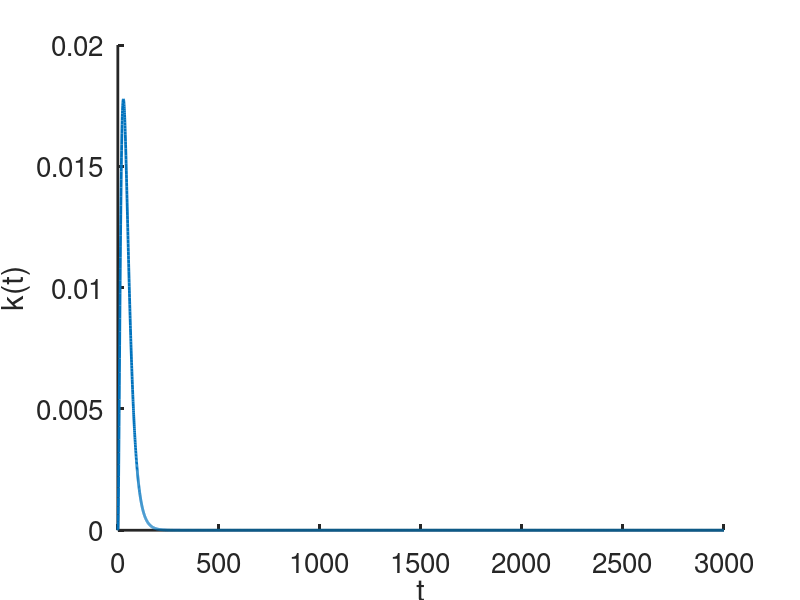
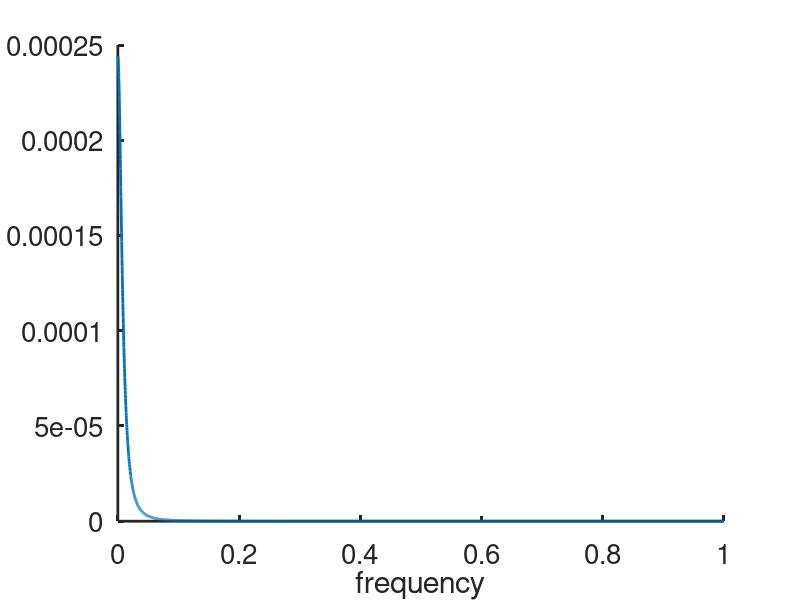
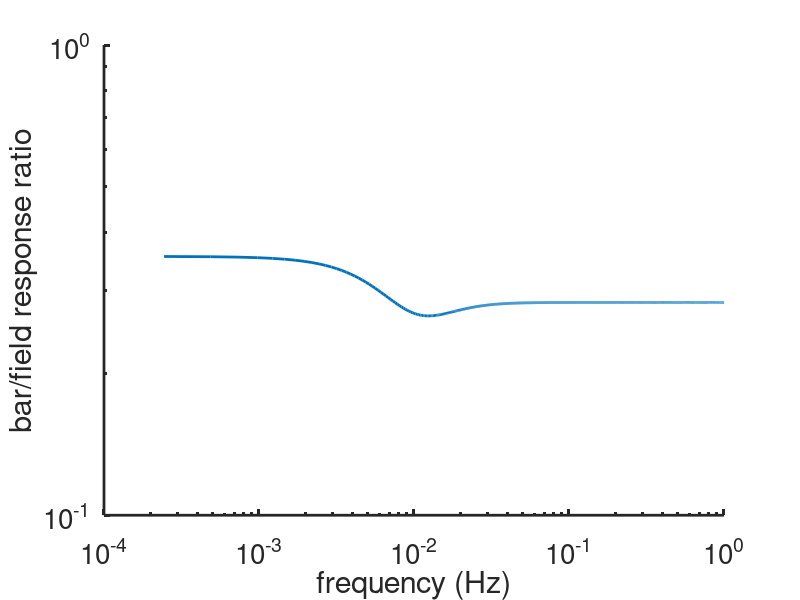
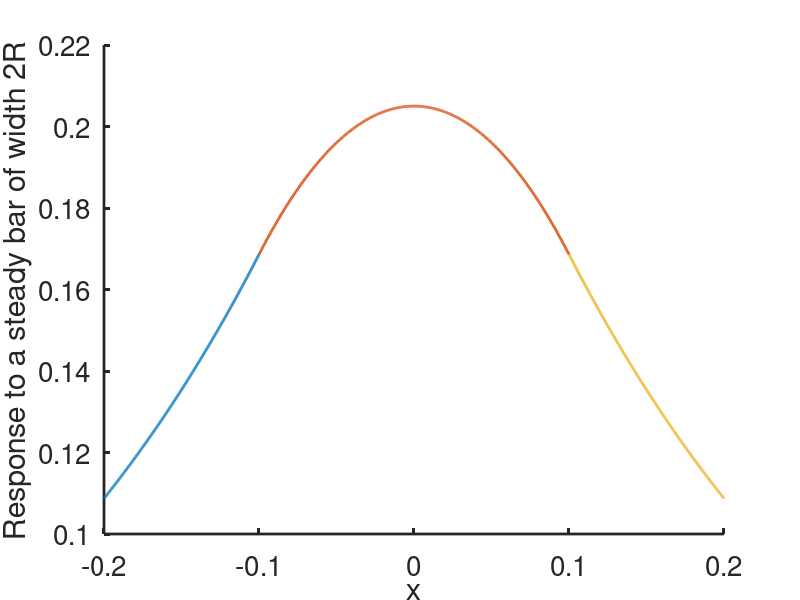

The MATLAB source for these figures, in order: (Note: this script raises an error after producing the figures.)

% ---------------------------
% Solutions of the Krausz-Naka model of photoreceptor cell/horizontal cell
% interactions in the catfish retina. 
%
% Used to generate the image in Fig. 17 of Chapter 19 of
% Keener and Sneyd, Mathematical Physiology, 3rd Edition, Springer.
%
% Written by James Keener and James Sneyd
% ---------------------------

clear all
close all
clc
set(0,                           ...
   'defaultaxesfontsize', 20,   ...
   'defaultaxeslinewidth', 2.0, ...
   'defaultlinelinewidth', 2.0, ...
   'defaultpatchlinewidth', 0.7);
% Work in time units of milliseconds
lh = 0.3;                      % The space constant of electrical diffusion in the horizontal cell layer
A = 3000;
tau = 25 ; 
t0 = 0.02; 

%% Set up and plot k and khat

% First, set up k and khat. We do this by taking the inverse Fourier
% transform of the function k(t), which is given in the text. We plot k(t)
% just for fun, to make sure it looks OK

Fs = 2;              % sampling frequency
t = 0:1/Fs:3000;             % time vector
L = length(t);              % signal length

k = (3/tau)*exp(-(t-t0)/tau).*(1 - exp(-(t-t0)/tau) ).^2;   % From the Krausz-Naka paper.
figure(1)
    plot(t,k)
    ylabel('k(t)')
    xlabel('t')
box off
n = 2^nextpow2(L);          % Extend sample length and pad with zeros
khat = fft(k,n)/n;          % Take the FFT.
f = Fs*(0:(n/2))/n;         % Define the frequencies for the frequency domain
figure(2)
    plot(f,abs(khat(1:n/2+1)))
    %ylabel('\hat{k}(t)')
    xlabel('frequency')
box off
% Once we know the FT of k, we can then calculate alpha(w).
alpha = (1 + A*khat).^0.5/lh;
alpha0 = (1+A*khat(1))^0.5/lh;      % The zero frequency value of alpha
fullfield = 1/(alpha0^2*lh^2)       % The full-field response. Used as a check, mostly.

%% Computation of the frequency response of the bar/field ratio at x=0
R = 0.1;           % Set the width of the bar. R=1 is a wide bar. R=0.1 is a thin bar
x = 0;
F = (2 - exp(-alpha.*(x+R)) - exp(alpha.*(x-R)));  % F as defined in the text
ratio = F/2;

figure(3)
    loglog(f,abs(ratio(1:n/2+1)))
    xlabel('frequency (Hz)')
    ylabel('bar/field response ratio')
    box off
%% Response to a steady bar of width 2R, by direct calculation and then by convolution. Plot on same graph, to compare

% To get a steady response, choose alpha to be the value at 0 frequency. So
% use alpha0 here. 

upper = 2*R;
lower = upper;

% Calculate the bar response in three pieces, To the
% left of the bar, inside the bar, and then to the right of the bar.
x1 = linspace(-lower,-R,500);
G1 = (1/(2*alpha0*alpha0*lh*lh))*abs(exp(-alpha0*abs(x1+R)) - exp(-alpha0*abs(R-x1)));
figure(4)
    plot(x1,G1,'LineWidth',2)
    hold on
    
    x2 = linspace(-R,R,500);
    G2 = (1/(2*alpha0*alpha0*lh*lh))*( 2 - (exp(alpha0*(x2-R)) + exp(-alpha0*(x2+R)) ) );
    plot(x2,G2,'LineWidth',2)
    box off
    x3 = linspace(R,upper,500);
    G3 = (1/(2*alpha0*alpha0*lh*lh))*abs(exp(-alpha0*abs(x3+R)) - exp(-alpha0*abs(R-x3)));
    plot(x3,G3,'LineWidth',2)
    ylabel('Response to a steady bar of width 2R')
    xlabel('x')

% Now find the response by convolution
        
p = @(x) heaviside(x+R).*heaviside(R-x);                % The stimulus. Redefine as needed
gg = @(x) (1/(2*alpha0*lh*lh))*exp(-alpha0*abs(x));     % The Green's function
x = linspace(-2*lower,2*upper,500);                     % Increase the bounds, to try and avoid edge effects
dx=x(2)-x(1);

% Use the built-in Matlab convolution function, which is faster than doing the integral directly.
% But be careful, as this can generate edge effects (as it doesn't always correspond to an integral on
% a domain that is large enough), and it also becomes weird as R gets large; it 
% doesn't pick up sharp edges very well, and the edges get sharper as R
% gets larger.
cc = conv(p(x),gg(x),'same')*dx;  

plot(x,cc,'k--','LineWidth',2)
hold off

%% Check
% Now check that the ratio of the bar/field response (computed directly by
% solving the differential equations) is the same as that given by the
% frequency response

bar_response = G2(250);  % Take the midpoint of the bar response, to get the value at x=0.
fprintf('direct solution gives the bar/field ratio as %d\n\n',bar_response/fullfield);
fprintf('the frequency response gives the bar/field ratio as %d\n\n',abs(ratio(1)));
